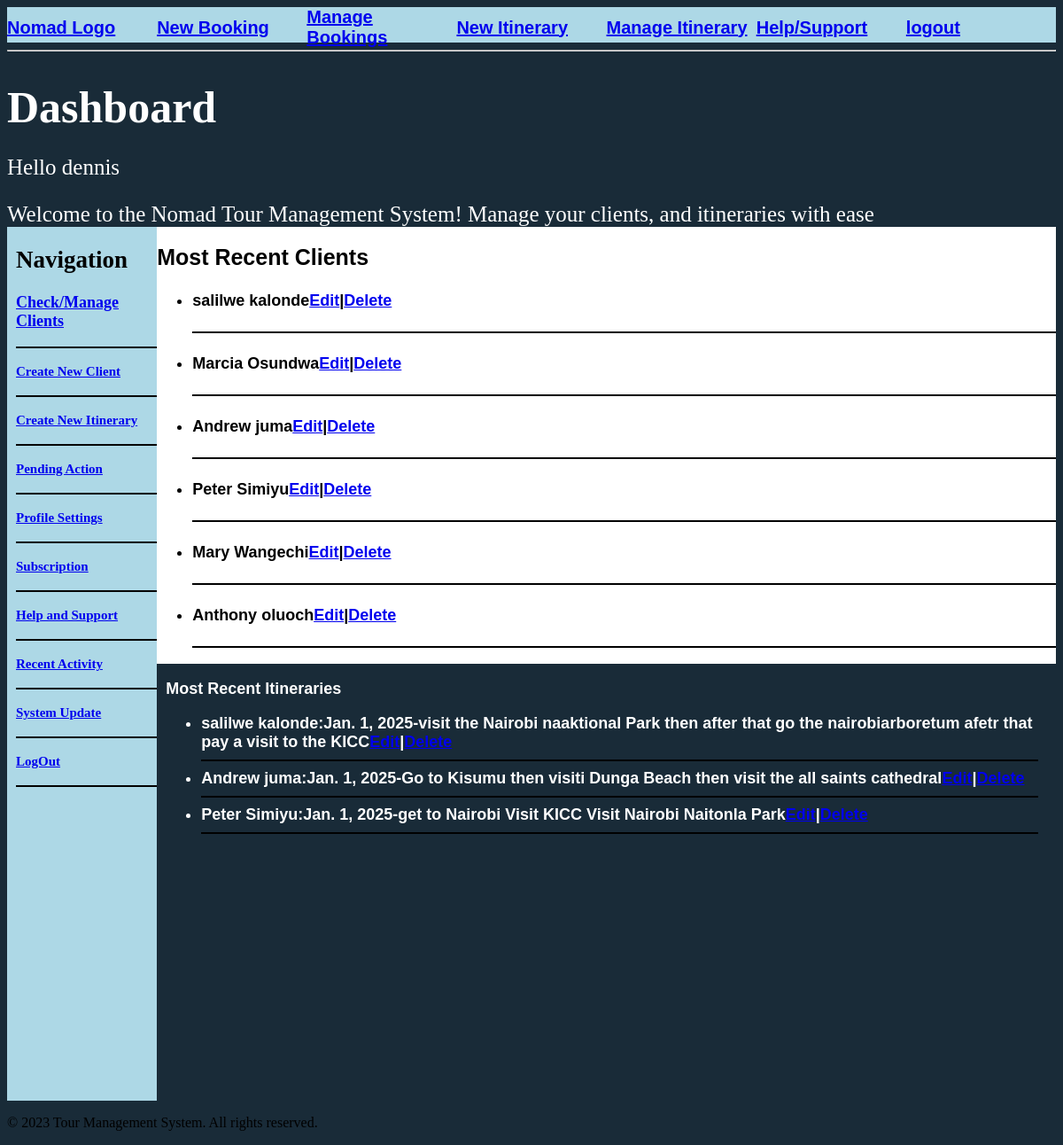
The app's page /dashboard/ (signed in) with its own data.
### Tour/models.py (models this page shows, shortened)
class Booking(models.Model):
    first_name=models.CharField(max_length=100,default='Unknown')
    last_name=models.CharField(max_length=100,  default='Unknown')
    email=models.EmailField(max_length=100, default='default@example.com')
    phone=models.CharField(max_length=100,  default='0000000000')
    Original_location=models.CharField(max_length=100, default='Unknown')
    destination=models.CharField(max_length=100, default='Unknown')
    departure_date=models.DateField(default='2025-01-01')
    return_date=models.DateField(default='2025-01-01')
    created_at= models.DateTimeField(auto_now_add=True, null=True, blank=True)
    updated_at= models.DateTimeField(auto_now=True, null=True, blank=True)
    class Meta:
        ordering= ['-updated_at', '-created_at']
    def __str__(self):
        return self.first_name + ' ' + self.last_name

class Itinerary(models.Model):
    first_name=models.ForeignKey(Booking, on_delete=models.CASCADE, null=True, blank=True)
    location=models.CharField(max_length=100, default='Unknown')
    activity=models.TextField()
    cost=models.DecimalField(max_digits=10, decimal_places=2 )
    date=models.DateField(default='2025-01-01')
    created_at= models.DateTimeField(auto_now_add=True)
    updated_at= models.DateTimeField(auto_now=True)
    user=models.ForeignKey(User, on_delete=models.CASCADE, null=True, blank=True)
    class Meta:
        ordering= ['updated_at','-created_at']

### Tour/views.py (the view)
# urls.py: path('dashboard/',views.dashboard,name='dashboard'),
@login_required(login_url='login')
def dashboard(request):
    q=request.GET.get('q') if request.GET.get('q') != None else ''
    bookings=Booking.objects.filter(
        Q(email__icontains=q) |
        Q(phone__icontains=q)|
        Q(Original_location__icontains=q)
    )
    itinerary= Itinerary.objects.all()
    context={'bookings':bookings, 'itinerary':itinerary}
    return render(request,'Tour/dashboard.html',context)

### Tour/templates/Tour/dashboard.html (shortened to what this page needs)
{%extends 'main.html'%}
{% block content %}
<div class="intro">
<p><h1 class="Db"> Dashboard </h1></p>
<p>Hello {{request.user}}</p>
<p class="welcome">Welcome to the Nomad Tour Management System! Manage your clients, and itineraries with ease</p>
</div>
<div class="container">
    <div class="left-column">
        <h2>Navigation</h2>
    <p><a href="{%url 'clientList'%}">Check/Manage  Clients</a> </p>
       <hr style="border:1px solid black;">
    <p><small><a href="{% url 'newBooking'%}">Create New Client</a> </small></p>
       <hr style="border:1px solid black;">
    <p><small><a href="{% url 'newItinerary'%}">Create New Itinerary</a> </small></p>
       <hr style="border:1px solid black;">
    <p><small><a href="{%url 'itinerary'%}">Pending Action</a> </small></p>
       <hr style="border:1px solid black;">
    <p><small><a href="#profile">Profile Settings</a> </small></p>
       <hr style="border:1px solid black;">
    <p><small><a href="#settings">Subscription</a> </small></p>
       <hr style="border:1px solid black;">
    <p><small><a href="#help">Help and Support </a> </small></p>
       <hr style="border:1px solid black;">
    <p><small><a href="#activity">Recent Activity</a> </small></p>
       <hr style="border:1px solid black;">
    <p><small><a href="#systemUpdate">System Update</a> </small></p>
       <hr style="border:1px solid black;">
    <p><small><a href="#logout">LogOut</a> </small></p>
       <hr style="border:1px solid black;">
    </div>
    <div class="right-column">
        <div class="top-column">
        <h2 class="recent">Most Recent Clients</h2>
        <ul>
            {% for client in  bookings %}
                <li><h4>{{ client.first_name }}  {{ client.last_name }}<a href="{% url 'updateBooking' client.id %}">Edit</a>|<a href="{% url 'deleteBooking' client.id %}">Delete </a></h4></li>
                  <hr style="border:1px solid black;">
            {% endfor %}
        </ul>
        </div>
        <div class="middle-column">
          <p ">Most Recent Itineraries</p>
          <ul>
            {% for itinerary in itinerary %}
                <li>{{ itinerary.first_name }}:{{ itinerary.date }}-{{ itinerary.activity }}<a href="{% url 'updateItinerary' itinerary.id %}">Edit</a>|<a href="{% url 'deleteItinerary' itinerary.id %}">Delete </a></li>
                <hr style="border:1px solid black;">
            {% endfor %}
          </ul>
        </div>
    </div>
</div>
{% endblock %}

### Tour/templates/Tour/dashboard.html (style rules this page uses)
body { background-color:#192b38; }
.welcome { margin-top:0px; margin-bottom:0px; }
.db { margin: top 0px; margin-bottom:0px; }
.intro { background-color:#192b38; margin-bottom:0px; margin-top:0px; border-width:0px; font-size:25px; margin-block-start:0px; color:white }
.container { display:grid; grid-template-columns: 1fr 6fr; font-weight:bold; font-size:15px; margin-top:0px; border-width:0px; background-color:#F0F0F0; }
.right-column { display:grid; grid-template-rows: 1fr 1fr; background-color:#F0F0F0; border-radius:10px; }
.left-column { color:black; font-weight:bold; padding-left:10px; background-color:lightblue; font-size:18px; }
.middle-column { background-color:#192b38; padding-left:10px; padding-right:20px; font-size:18px; font-family:Arial; color:white }
.top-column { background-color:white; font-size:18px; font-family:Arial; }
.recent { margin-bottom:0px; padding-bottom:0px; font-family:Arial; font-size:25px; border:none; margin-bottom:0px; }

### records on screen
Booking: first_name "salilwe", last_name "kalonde"
Booking: first_name "Marcia", last_name "Osundwa"
Booking: first_name "Andrew", last_name "juma"
Booking: first_name "Peter", last_name "Simiyu"
Booking: first_name "Mary", last_name "Wangechi"
Booking: first_name "Anthony", last_name "oluoch"
Itinerary: first_name "salilwe kalonde", date "Jan. 1, 2025", activity "visit the Nairobi naaktional Park then after that go the nairobiarboretum afetr that pay a visit to the KICC"
Itinerary: first_name "Andrew juma", date "Jan. 1, 2025", activity "Go to Kisumu then visiti Dunga Beach then visit the all saints cathedral"
Itinerary: first_name "Peter Simiyu", date "Jan. 1, 2025", activity "get to Nairobi Visit KICC Visit Nairobi Naitonla Park"

### other values on screen
{{ request.user }} "dennis"
